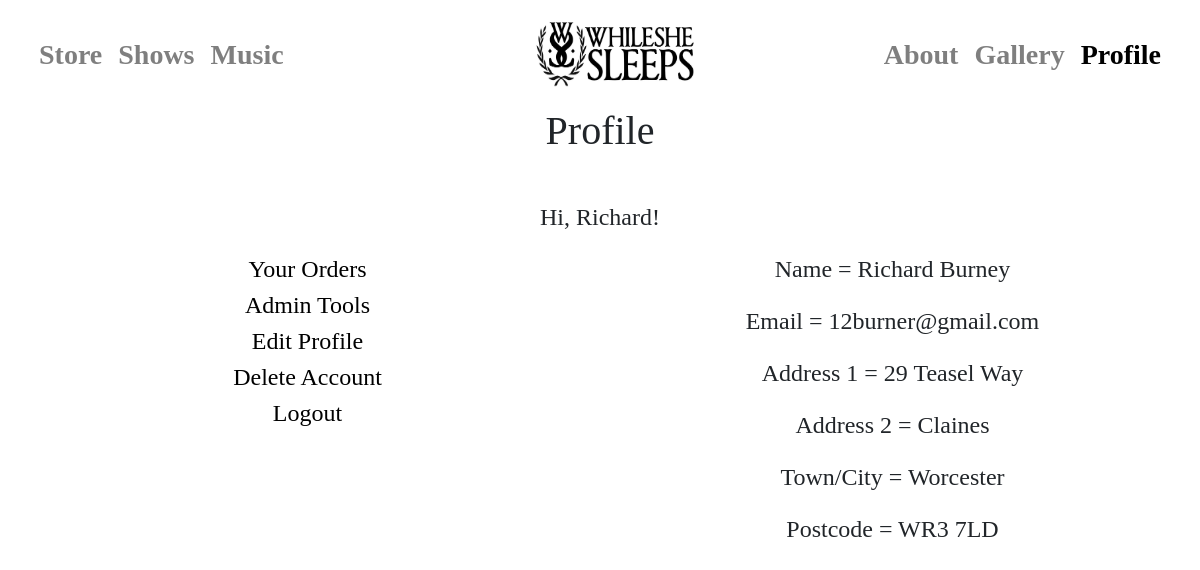
Screenshot of /user/Richard (signed in) with the database file from the repository.
### app/models.py (models this page shows, shortened)
class User(UserMixin, db.Model):
    id = db.Column(db.Integer, primary_key=True)
    username = db.Column(db.String(64), index=True, unique=True)
    email = db.Column(db.String(120), index=True, unique=True)
    password_hash = db.Column(db.String(128))
    name = db.Column(db.String(40), index=True)
    address1 = db.Column(db.String(40), index=True)
    address2 = db.Column(db.String(40), index=True)
    towncity = db.Column(db.String(40), index=True)
    postcode = db.Column(db.String(40), index=True)
    accesslevel = db.Column(db.Integer, index=True)
    card = db.Column(db.String)

### app/routes.py (the view)
@app.route("/user/<username>")                                       # Profile Page
@login_required                                                      # Parameters: username   Returns: profile.html file and passes in username
def profile(username):                                               # and user database
    return render_template("user/profile.html", title="Profile-", user=User.query.all(), the_username=username)

### app/models.py (called while the page is built)
@login.user_loader
def load_user(the_id):
    return User.query.get(int(the_id))

### app/templates/user/profile.html (shortened to what this page needs)
{% extends "layout.html" %}
{% block body %}
    <div class="text-center" style="font-size: 150%">
    <h1 style="font-family: Rockwell">Profile</h1>
    <br>
    {% for i in user %}
        {% if i.username == current_user.username %}
        <p style="font-family: 'Myriad Pro'">Hi, {{ current_user.username }}!</p>
            <div class="text-center" style="float: left;width: 50%">
                <a id="word" href="{{ url_for("the_orders") }}">Your Orders</a><br>
                {% if i.accesslevel >= 2 %}
                    <a id="word" href="/admin">Admin Tools</a><br>
                {% endif %}
        <a id="word" href="/edit">Edit Profile</a><br>
            <a id="word" href="/user/delete">Delete Account</a><br>
        <a id="word" href="/logout">Logout</a>
            </div>
        <div class="text-center" style="float: left;width: 50%; font-family: 'Myriad Pro'">
            {% if i.name %}
                <p>Name = {{ i.name }}</p>
                {% endif %}
            {% if i.email %}
                <p>Email = {{ i.email }}</p>
                {% endif %}
            {% if i.address1 %}
            <p>Address 1 = {{ i.address1 }}</p>
                {% endif %}
            {% if i.address2 %}
            <p>Address 2 = {{ i.address2 }}</p>
                {% endif %}
            {% if i.towncity %}
            <p>Town/City = {{ i.towncity }}</p>
                {% endif %}
            {% if i.postcode %}
            <p>Postcode = {{ i.postcode }}</p>
                {% endif %}
        {% endif %}
    {% endfor %}
        </div>
    </div>
{% endblock %}

### app/templates/user/profile.html (style rules this page uses)
#word { color: black; text-decoration: none; font-family: "Myriad Pro"; }

### rows the page displays
User: username "Richard", accesslevel "Admin Tools", name "Richard Burney", email "12burner@gmail.com", address1 "29 Teasel Way", address2 "Claines", towncity "Worcester", postcode "WR3 7LD"
